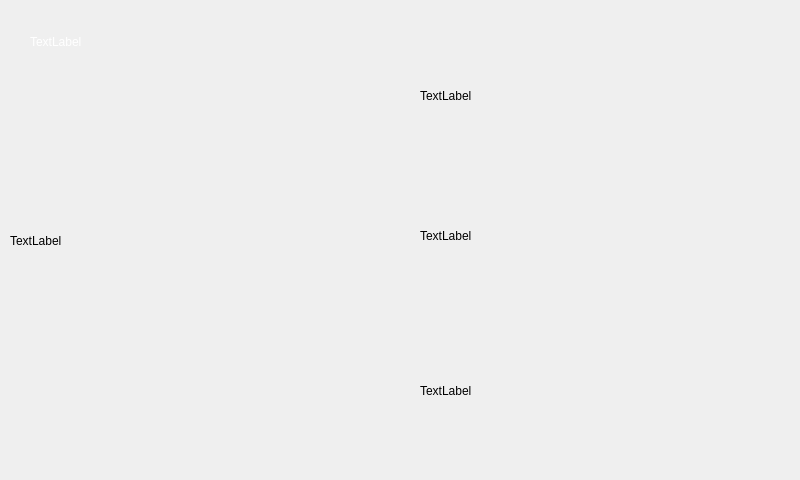
<?xml version="1.0" encoding="UTF-8"?>
<ui version="4.0">
 <class>Formpay700</class>
 <widget class="QWidget" name="Formpay700">
  <property name="geometry">
   <rect>
    <x>0</x>
    <y>0</y>
    <width>800</width>
    <height>480</height>
   </rect>
  </property>
  <property name="minimumSize">
   <size>
    <width>800</width>
    <height>480</height>
   </size>
  </property>
  <property name="maximumSize">
   <size>
    <width>800</width>
    <height>480</height>
   </size>
  </property>
  <property name="windowTitle">
   <string>Form</string>
  </property>
  <property name="styleSheet">
   <string notr="true">#Formpay700{border-image: url(:/image/430_pay.png);}</string>
  </property>
  <widget class="QLabel" name="label_paymoney">
   <property name="geometry">
    <rect>
     <x>420</x>
     <y>350</y>
     <width>361</width>
     <height>81</height>
    </rect>
   </property>
   <property name="text">
    <string>TextLabel</string>
   </property>
  </widget>
  <widget class="QLabel" name="label_paynum">
   <property name="geometry">
    <rect>
     <x>420</x>
     <y>200</y>
     <width>361</width>
     <height>71</height>
    </rect>
   </property>
   <property name="text">
    <string>TextLabel</string>
   </property>
  </widget>
  <widget class="QLabel" name="label_paymode">
   <property name="geometry">
    <rect>
     <x>420</x>
     <y>60</y>
     <width>361</width>
     <height>71</height>
    </rect>
   </property>
   <property name="text">
    <string>TextLabel</string>
   </property>
  </widget>
  <widget class="QLabel" name="label_payqr">
   <property name="geometry">
    <rect>
     <x>10</x>
     <y>60</y>
     <width>371</width>
     <height>361</height>
    </rect>
   </property>
   <property name="autoFillBackground">
    <bool>false</bool>
   </property>
   <property name="text">
    <string>TextLabel</string>
   </property>
  </widget>
  <widget class="QLabel" name="label_paytit">
   <property name="geometry">
    <rect>
     <x>30</x>
     <y>26</y>
     <width>321</width>
     <height>31</height>
    </rect>
   </property>
   <property name="styleSheet">
    <string notr="true">color: rgb(255, 255, 255);</string>
   </property>
   <property name="text">
    <string>TextLabel</string>
   </property>
  </widget>
 </widget>
 <resources/>
 <connections/>
</ui>
